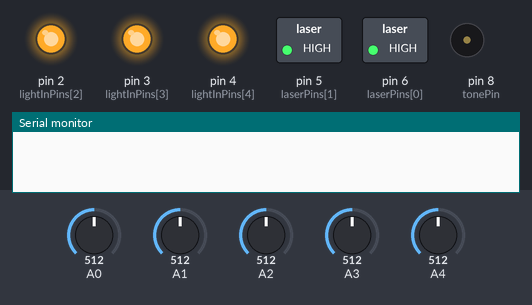
A sketch run on a simulated Arduino Uno, built with avr-gcc and run on an emulated ATmega328P. On the bench: switched loads named in the sketch (green lamp = pin HIGH), output pins drawn as LEDs (lit = HIGH), buzzer (waves = sounding), the last lines printed to the serial monitor. The test bench sets the inputs (shaded band); at power-on: A0 = 512, A1 = 512, A2 = 512, A3 = 512, A4 = 512.

Above: at 0.1 s.
At 3.1 s:
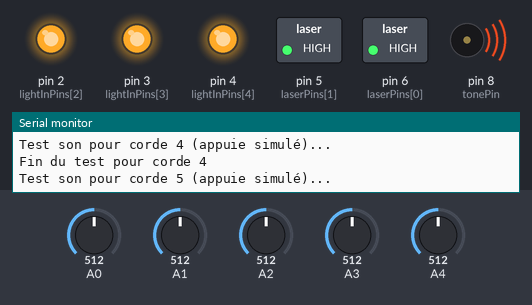
Timing chart, 0 to 4.9 s (numbered marks = the images above):
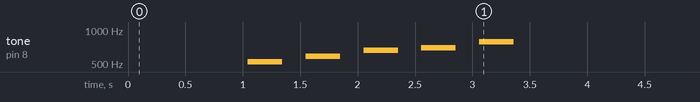

The sketch:

arduino_harpe-laser_numerique.ino
```cpp
#include "pitches.h"

bool debug = true;
#define DEBUG_PRINTLN(x) if(debug) Serial.println(x)
#define DEBUG_PRINT(x) if(debug) Serial.print(x)

uint8_t tonePin = 8;
uint8_t nbCords = 5;

uint8_t lightInPins[5] = {0, 1, 2, 3, 4};
uint8_t laserPins[5]   = {6, 5, 4, 3, 2};

int thresholds[5];
bool currentlyReadCords[5] = {false};
bool cordeActiveSon[5]     = {false};

// Timing
unsigned long cordePressStart[5] = {0};
unsigned long cordeStartTime[5]  = {0};  // quand le son a commencé
unsigned long cordeEndTime[5]    = {0};  // quand le son doit s'arrêter

const unsigned long FADE_TIME    = 500;   // fondu visuel/logique (ms)
const unsigned long MIN_DURATION = 300;  // durée minimum du son (ms)
const unsigned long MAX_DURATION = 2000;  // durée maximum du son (ms)

int notes[5] = {NOTE_C5, NOTE_D5, NOTE_E5, NOTE_F5, NOTE_G5};

uint8_t nbCalibration = 30;
int maxOffsets[5] = {33, 90, 55, 120, 200};

int currentFrequency = -1;  // fréquence actuellement jouée

void calculateThreshold(uint8_t idx)
{
  long ambiant = 0;
  for (uint8_t i = 0; i < nbCalibration; i++)
  {
    ambiant += analogRead(lightInPins[idx]);
    delay(5);
  }
  ambiant /= nbCalibration;
  thresholds[idx] = ambiant + maxOffsets[idx];

  DEBUG_PRINT("Corde "); DEBUG_PRINT(idx);
  DEBUG_PRINT(" | ambiant="); DEBUG_PRINT(ambiant);
  DEBUG_PRINT(" | threshold="); DEBUG_PRINTLN(thresholds[idx]);

}

void calibrate()
{
  for (uint8_t i = 0; i < nbCords; i++)
    digitalWrite(laserPins[i], HIGH);

  delay(200);
  for (uint8_t i = 0; i < nbCords; i++)
    calculateThreshold(i);
}

void setup()
{
  Serial.begin(9600);

  for (uint8_t i = 0; i < nbCords; i++)
    pinMode(laserPins[i], OUTPUT);

  pinMode(tonePin, OUTPUT);

  calibrate();
  DEBUG_PRINTLN("Pret !");

  // Test des sons au démarrage
  DEBUG_PRINTLN("Début du test des sons pour chaque corde...");
  for (uint8_t idx = 0; idx < nbCords; idx++)
  {
    DEBUG_PRINT("Test son pour corde ");
    DEBUG_PRINT(idx + 1);
    DEBUG_PRINTLN(" (appuie simulé)...");
    tone(tonePin, notes[idx], 300);  // Joue la note pendant 300 ms
    delay(500);  // Pause entre les tests
    noTone(tonePin);
    DEBUG_PRINT("Fin du test pour corde ");
    DEBUG_PRINTLN(idx + 1);
  }
  DEBUG_PRINTLN("Fin du test des sons.");
}

void loop()
{
  unsigned long now = millis();
  delay(25);

  for (uint8_t idx = 0; idx < nbCords; idx++)
  {
    int reading = analogRead(lightInPins[idx]);

    if (reading > thresholds[idx] && !currentlyReadCords[idx])
    {
      currentlyReadCords[idx] = true;
      cordeActiveSon[idx] = false;
      cordePressStart[idx] = now;
    }
    else if (reading <= thresholds[idx] && currentlyReadCords[idx])
    {
      currentlyReadCords[idx] = false;
      unsigned long pressDuration = now - cordePressStart[idx];
      unsigned long playTime = constrain(pressDuration, MIN_DURATION, MAX_DURATION);

      cordeActiveSon[idx] = true;
      cordeStartTime[idx] = now;
      cordeEndTime[idx] = now + playTime;
    }
  }

  // Gestion de la fin de son (respect MIN/MAX)
  for (uint8_t idx = 0; idx < nbCords; idx++)
  {
    if (cordeActiveSon[idx] && now >= cordeEndTime[idx])
    {
      cordeActiveSon[idx] = false;
      DEBUG_PRINT("Fin du son pour corde ");
      DEBUG_PRINTLN(idx + 1);
    }
  }

  // Calcul de la fréquence cible
  uint8_t activeCount = 0;
  long sumNotes = 0;

  for (uint8_t idx = 0; idx < nbCords; idx++)
  {
    if (cordeActiveSon[idx])
    {
      activeCount++;
      sumNotes += notes[idx];
    }
  }

  int targetFrequency = -1;

  if (activeCount == 1)
  {
    for (uint8_t idx = 0; idx < nbCords; idx++)
    {
      if (cordeActiveSon[idx])
      {
        targetFrequency = notes[idx];
        break;
      }
    }
  }
  else if (activeCount > 1)
  {
    targetFrequency = sumNotes / activeCount;  // moyenne simple
  }

  // Application du son sans spam
  if (targetFrequency != currentFrequency)
  {
    currentFrequency = targetFrequency;

    if (currentFrequency < 0)
      noTone(tonePin);
    else
      tone(tonePin, currentFrequency);
  }
}
```

pitches.h
```cpp
#ifndef PITCHES_H
#define PITCHES_H

// Notes de musique (fréquences en Hz)

#define NOTE_B0  31
#define NOTE_C1  33
#define NOTE_CS1 35
#define NOTE_D1  37
#define NOTE_DS1 39
#define NOTE_E1  41
#define NOTE_F1  44
#define NOTE_FS1 46
#define NOTE_G1  49
#define NOTE_GS1 52
#define NOTE_A1  55
#define NOTE_AS1 58
#define NOTE_B1  62

#define NOTE_C2  65
#define NOTE_CS2 69
#define NOTE_D2  73
#define NOTE_DS2 78
#define NOTE_E2  82
#define NOTE_F2  87
#define NOTE_FS2 93
#define NOTE_G2  98
#define NOTE_GS2 104
#define NOTE_A2  110
#define NOTE_AS2 117
#define NOTE_B2  123

#define NOTE_C3  131
#define NOTE_CS3 139
#define NOTE_D3  147
#define NOTE_DS3 156
#define NOTE_E3  165
#define NOTE_F3  175
#define NOTE_FS3 185
#define NOTE_G3  196
#define NOTE_GS3 208
#define NOTE_A3  220
#define NOTE_AS3 233
#define NOTE_B3  247

#define NOTE_C4  262   // Do
#define NOTE_CS4 277
#define NOTE_D4  294   // Ré
#define NOTE_DS4 311
#define NOTE_E4  330   // Mi
#define NOTE_F4  349   // Fa
#define NOTE_FS4 370
#define NOTE_G4  392   // Sol
#define NOTE_GS4 415
#define NOTE_A4  440   // La
#define NOTE_AS4 466
#define NOTE_B4  494   // Si

#define NOTE_C5  523
#define NOTE_CS5 554
#define NOTE_D5  587
#define NOTE_DS5 622
#define NOTE_E5  659
#define NOTE_F5  698
#define NOTE_FS5 740
#define NOTE_G5  784
#define NOTE_GS5 831
#define NOTE_A5  880
#define NOTE_AS5 932
#define NOTE_B5  988

#define NOTE_C6  1047
#define NOTE_CS6 1109
#define NOTE_D6  1175
#define NOTE_DS6 1245
#define NOTE_E6  1319
#define NOTE_F6  1397
#define NOTE_FS6 1480
#define NOTE_G6  1568
#define NOTE_GS6 1661
#define NOTE_A6  1760
#define NOTE_AS6 1865
#define NOTE_B6  1976

#define NOTE_C7  2093
#define NOTE_CS7 2217
#define NOTE_D7  2349
#define NOTE_DS7 2489
#define NOTE_E7  2637
#define NOTE_F7  2794
#define NOTE_FS7 2960
#define NOTE_G7  3136
#define NOTE_GS7 3322
#define NOTE_A7  3520
#define NOTE_AS7 3729
#define NOTE_B7  3951

#define NOTE_C8  4186
#define NOTE_CS8 4435
#define NOTE_D8  4699
#define NOTE_DS8 4978


#define LYRE_0 440 // Do
#define LYRE_1 880 // Ré
#define LYRE_2 1328.975  //Mi
#define LYRE_3 1963.95 //Fa
#define LYRE_4 2517.92 // La

#endif
```
